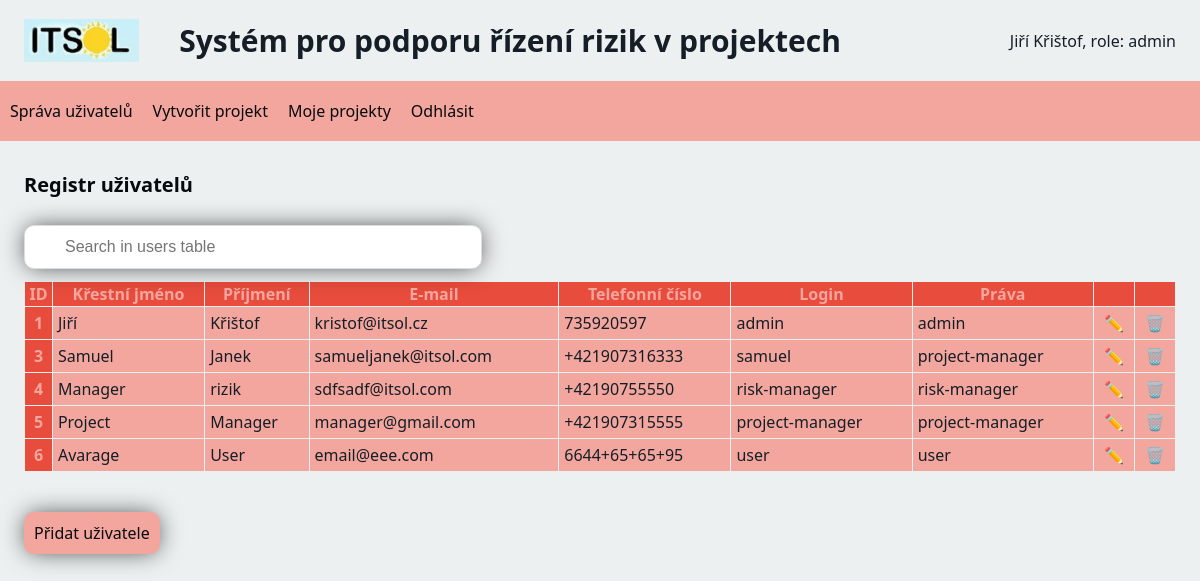
/users/ (signed in), run on an earlier commit of the app's database.
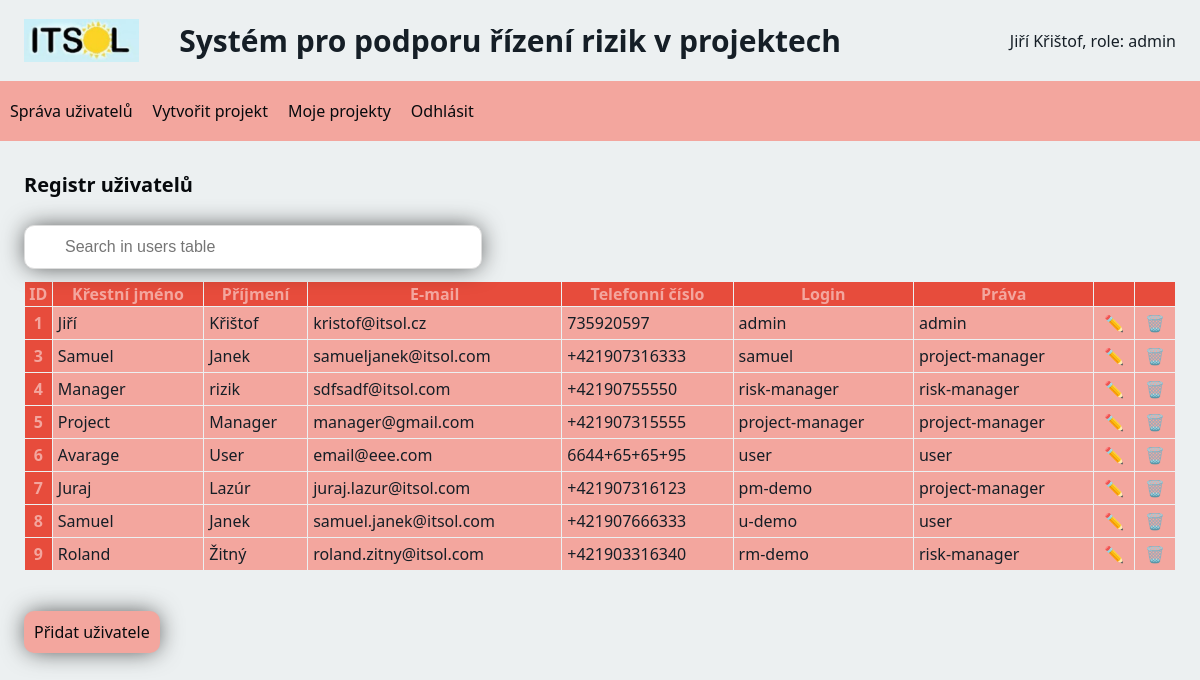
And on a later commit of the database.
### riskManagement/models.py (models this page shows)
class User(models.Model):
    firstName = models.CharField(max_length=255)
    lastName = models.CharField(max_length=255)
    email = models.CharField(max_length=255, unique=True)
    phoneNum = models.CharField(max_length=255, unique=True)
    userLogin = models.CharField(max_length=255, unique=True)
    password = models.CharField(max_length=255)
    privileges = models.CharField(max_length=255)

### riskManagement/views.py (the view)
# urls.py: path('users/', views.users, name='users'),
def users(request):
    context = {
    "user" :  User.objects.get(id=request.session["id"]),
        "privileges": request.session.get("privileges"),
        "users": User.objects.all().values(),
    }
    template = loader.get_template("users.html")
    log_info(request, f"navigation to 'Users' view")
    return HttpResponse(template.render(context, request))

### riskManagement/helpers.py (called while the page is built)
def log_info(request, message):
    user_id = request.session["id"]
    privileges = request.session["privileges"]
    logger.info(f"USER_INFO : [ id: {user_id}, privileges: {privileges} ] - {message}")

### riskManagement/templates/users.html (shortened to what this page needs)
<!DOCTYPE html>
<html>
    <head>
        {% include 'head.html' %}
    </head>
    <body>
        {% include 'nav.html' %}
        <h2>Registr uživatelů</h2>
        {% if privileges == "admin" %}
        <input type="text" id="myInput" onkeyup="lookUp()"
        placeholder="Search in users table">
            <table border="1" id="userTable">
                <tr>
                    <th>ID</th>
                    <th>Křestní jméno</th>
                    <th>Příjmení</th>
                    <th>E-mail</th>
                    <th>Telefonní číslo</th>
                    <th>Login</th>
                    <th>Práva</th>
                    <th></th>
                    <th></th>
                </tr>
                {% for x in users %}
                <tr>
                <th>{{x.id}}</th>
                <td>{{ x.firstName }}</td>
                <td>{{ x.lastName }}</td>
                <td>{{ x.email }}</td>
                <td>{{ x.phoneNum }}</td>
                <td>{{ x.userLogin }}</td>
                <td>{{ x.privileges }}</td>
                <td class="center"><a href="editUser/{{ x.id }}">✏️</a></td>
                <td class="center"><a href="removeUser/{{ x.id }}">🗑️</a></td>
                </tr>
                {% endfor %}
            </table>
            <a class="button" href="addUser/">Přidat uživatele</a>
        {% else %}
            Nemáte dostatečné oprávnění pro zobrazení modulu
        {% endif %}
    </body>
</html>

### riskManagement/templates/head.html
{% load static %}
<link rel="stylesheet" type="text/css" href="{% static 'styles.css' %}">

### riskManagement/templates/nav.html
<div class="header">
    {% load static %}
    <img src="{% static 'logo.JPG' %}" alt="Logo ITSol" style="width: 10%;" >
    <h1>Systém pro podporu řízení rizik v projektech</h1>
    <div>{{user.firstName}} {{user.lastName}}, role: {{user.privileges}}</div>
</div>
<nav>
    {% if privileges == "admin" %}
        <a href="{% url 'users' %}">Správa uživatelů</a>
        <a href="{% url 'createProject' %}">Vytvořit projekt</a>
    {% endif %}
    <a href="{% url 'projects' %}">Moje projekty</a>
    <a href="{% url 'index' %}">Odhlásit</a>
</nav>

### riskManagement/static/styles.css (style rules this page uses)
:root { --light: #ECF0F1; --dark: #151E26; --darker: #070a0d; --warm: #f3a69e; --normal: #85C1E9; --alarm: #E74C3C; }
.button { box-shadow: 0px 0px 24px -3px rgba(0,0,0,0.74); background-color: #4CAF50; border: none; color: white; padding: 15px 32px; text-align: center; text-decoration: none; display: inline-block; font-size: 16px; }
#myInput { background-position: 10px 10px; background-repeat: no-repeat; display: inline; width: 33%; font-size: 16px; padding: 12px 20px 12px 40px; border: 1px solid #ddd; margin-bottom: 12px; margin-left: 2%; box-shadow: 0px 0px 24px -3px rgba(0,0,0,0.74); }
body { background-color: var(--light); color: var(--dark); font-family: 'Segoe UI', Tahoma, Geneva, Verdana, sans-serif; font-size: 16px; margin: 0; }
nav { background-color: var(--warm); width: 100%; height: 60px; display: flex; flex-direction: row; flex-wrap: wrap; justify-content: flex-start; align-items: stretch; align-content: flex-start; margin-bottom: 30px; }
nav a, input[type="submit"] { height: 40px; display: flex; align-items: center; text-decoration: none; background-color: var(--warm); padding: 10px; color: var(--darker); transition: color, background-color 0.3s; cursor: pointer; margin-bottom: 30px; }
a.button { text-align: left; margin-top: 20px; margin-left: 2%; margin-bottom: 30px; background-color: var(--warm); padding: 10px; color: var(--darker); text-decoration: none; transition: color, background-color 0.3s; border-radius: 10px; }
h1 { text-align: center; font-size: 30px; }
h2 { margin-left: 2%; font-size: 20px; color: var(--darker); }
input, select { border: none; background-color: white; color: var(--dark); padding: 10px; margin: 10px; border-radius: 10px; box-shadow: 0px 0px 24px -3px rgba(0,0,0,0.74); }
div.header { width: 96%; display: flex; justify-content: flex-start; align-items: center; flex-direction: row; gap: 0px 40px; margin-left: 2%; margin-right: 2%; }
div.header div:last-of-type { margin-left: auto; }
table { border: none; width: 96%; border-collapse: collapse; margin-left: 2%; margin-right: 2%; margin-bottom: 20px; }
th { background-color: var(--alarm); color: var(--warm); font-weight: 700; border: 1px solid var(--light); text-align: center; }
td { padding: 5px; margin: 1px; border: 1px solid var(--light); background-color: var(--warm); color: var(--dark); }
td.center { text-align: center; }
td a { text-decoration: none; }

What changed in the data, as far as the page shows it:
added User: id "7", firstName "Juraj", lastName "Lazúr", email "juraj.lazur@itsol.com", phoneNum "+421907316123", userLogin "pm-demo", privileges "project-manager"
added User: id "8", firstName "Samuel", lastName "Janek", email "samuel.janek@itsol.com", phoneNum "+421907666333", userLogin "u-demo", privileges "user"
added User: id "9", firstName "Roland", lastName "Žitný", email "roland.zitny@itsol.com", phoneNum "+421903316340", userLogin "rm-demo", privileges "risk-manager"
